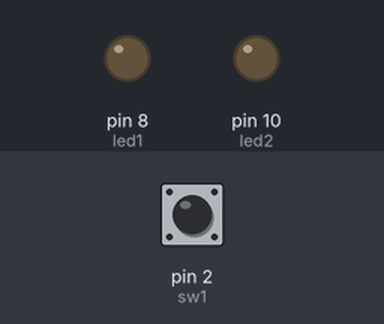
Simulated run of this sketch. Board: Arduino Uno, built with avr-gcc and run on an emulated ATmega328P. On the bench: output pins drawn as LEDs (lit = HIGH). The inputs (shaded band) are chosen by the test bench; at power-on: pin 2 (sw1) HIGH. What the sketch prints to the serial monitor is not drawn.

Above: at 1.2 s.
1.3 s: pin 2 (sw1) pulled LOW for 0.15 s
At 2.5 s:
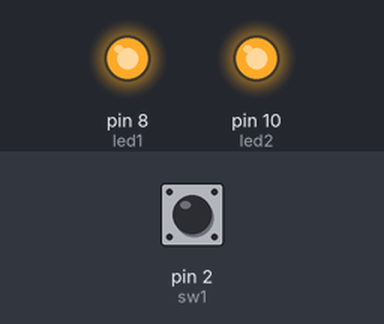
2.9 s: pin 2 (sw1) pulled LOW for 1 s
At 3.7 s:
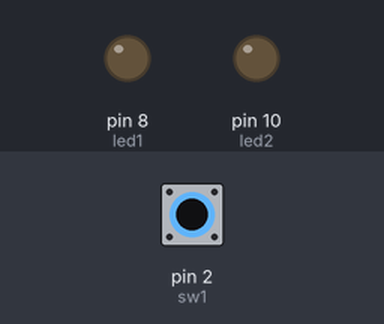
6.7 s: pin 2 (sw1) pulled LOW for 3.2 s
At 7.8 s:
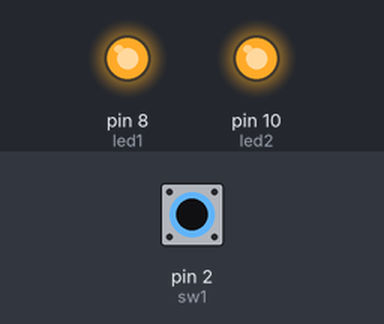
Timing chart, 0 to 9.7 s (numbered marks = the images above; inputs shaded):
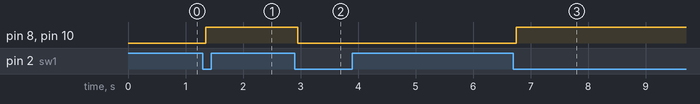

The sketch:

xpia.ino
```cpp
int led1 = 8;
int led2 = 10;
int sw1 = 2;

int ledState = LOW;            // 0 = OFF, 1 = ON
int lastReading = HIGH;        // last raw reading from the pin
int stableState = HIGH;        // debounced button state
unsigned long lastDebounceTime = 0;
const unsigned long debounceDelay = 50; // ms

void setup() {
  pinMode(led1, OUTPUT);
  pinMode(led2, OUTPUT);
  digitalWrite(led1, LOW);     // ensure LEDs start OFF
  digitalWrite(led2, LOW);

  pinMode(sw1, INPUT_PULLUP);  // button to GND when pressed

  Serial.begin(300);          // debug output
  Serial.println("Starting toggle button test");
}

void loop() {
  int reading = digitalRead(sw1);   // HIGH when not pressed (pull-up), LOW when pressed

  // If the input changed, reset the debounce timer
  if (reading != lastReading) {
    lastDebounceTime = millis();
  }

  // If the input has been stable longer than debounceDelay, take it as the actual state
  if ((millis() - lastDebounceTime) > debounceDelay) {
    if (reading != stableState) {
      stableState = reading;
      Serial.println("inside if");
      // We only toggle on the falling edge (HIGH -> LOW) which is a press with INPUT_PULLUP wiring
      if (stableState == LOW) {       // button pressed
        ledState = (ledState == LOW) ? HIGH : LOW; // toggle
        digitalWrite(led1, ledState);
        digitalWrite(led2, ledState);
        Serial.println("led state");

        Serial.print("Button pressed — LEDs now: ");
        Serial.println(ledState == HIGH ? "ON" : "OFF");
      }
    }
  }

  lastReading = reading;
}
```

Measured:
- after the input at 1.3 s, pin 8 (led1), pin 10 (led2): LOW → HIGH after 0.05 s
- after the input at 2.9 s, pin 8 (led1), pin 10 (led2): HIGH → LOW after 0.05 s
- after the input at 6.7 s, pin 8 (led1), pin 10 (led2): LOW → HIGH after 0.05 s
